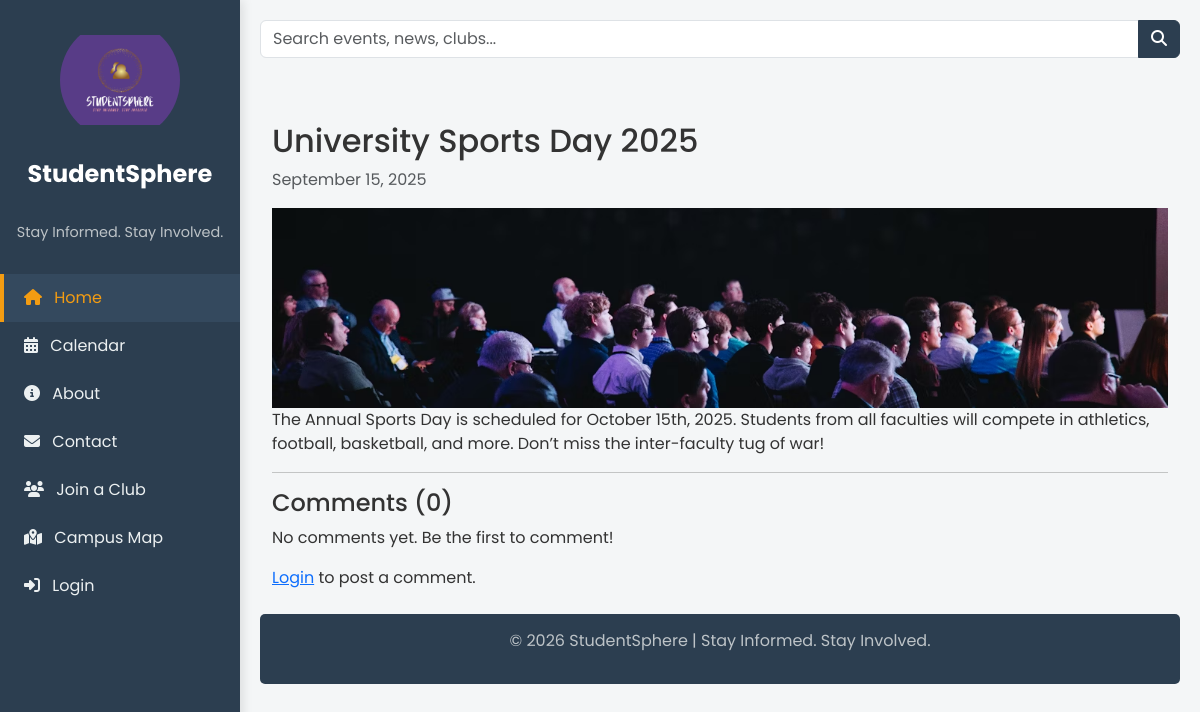
The page /post.php?id=12 on the database its author committed.
### tables this page shows
CREATE TABLE `posts` (
  `id` int(11) NOT NULL,
  `title` varchar(255) NOT NULL,
  `content` text NOT NULL,
  `author_id` int(11) DEFAULT NULL,
  `image_url` varchar(255) DEFAULT NULL,
  `image` varchar(255) DEFAULT NULL,
  `created_at` timestamp NOT NULL DEFAULT current_timestamp(),
  `updated_at` timestamp NOT NULL DEFAULT current_timestamp() ON UPDATE current_timestamp()
);

### post.php (the view, shortened to what this page needs)
<?php
require_once 'config.php';
$post_id = intval($_GET['id']);
$postStmt = $conn->prepare("SELECT * FROM posts WHERE id = ?");
$postStmt->bind_param("i", $post_id);
$postStmt->execute();
$postResult = $postStmt->get_result();
$post = $postResult->fetch_assoc();
$commentsStmt = $conn->prepare("
    SELECT u.name AS user_name, c.comment, c.created_at
    FROM comments c
    JOIN users u ON c.user_id = u.id
    WHERE c.post_id = ?
    ORDER BY c.created_at DESC
");
$commentsStmt->bind_param("i", $post_id);
$commentsStmt->execute();
$comments = $commentsStmt->get_result()->fetch_all(MYSQLI_ASSOC);
?>
<?php include 'header.php'; ?>
<?php include 'sidebar.php'; ?>
<div class="container mt-4">
    <h2><?php echo htmlspecialchars($post['title']); ?></h2>
    <p class="text-muted"><?php echo date("F j, Y", strtotime($post['created_at'])); ?></p>
    <?php if (!empty($post['image'])): ?>
<img src="uploads/posts/<?= htmlspecialchars($post['image']) ?>" class="news-img" alt="<?= htmlspecialchars($post['title']) ?>">
    <?php endif; ?>
    <p><?php echo nl2br(htmlspecialchars($post['content'])); ?></p>
    <hr>
    <h4 id="comments">Comments (<?php echo count($comments); ?>)</h4>
    <?php if (!empty($comments)): ?>
        <?php foreach ($comments as $c): ?>
            <div class="mb-3">
                <strong><?php echo htmlspecialchars($c['user_name']); ?></strong>
                <span class="text-muted" style="font-size: 0.9em;"><?php echo date("F j, Y, g:i a", strtotime($c['created_at'])); ?></span>
                <p><?php echo nl2br(htmlspecialchars($c['comment'])); ?></p>
            </div>
        <?php endforeach; ?>
    <?php else: ?>
        <p>No comments yet. Be the first to comment!</p>
    <?php endif; ?>
    <?php if (isset($_SESSION['user_id'])): ?>
        <form action="post.php?id=<?php echo $post_id; ?>#comments" method="post" class="mt-4">
            <div class="mb-3">
                <textarea name="comment" class="form-control" rows="3" placeholder="Write your comment..." required></textarea>
            </div>
            <button type="submit" class="btn btn-primary">Post Comment</button>
        </form>
    <?php else: ?>
        <p><a href="login.php">Login</a> to post a comment.</p>
    <?php endif; ?>
</div>
<?php include 'footer.php'; ?>

### style.css (style rules this page uses)
:root { --primary: #2c3e50; --accent: #f39c12; --secondary: #27ae60; --light: #f4f6f7; --dark: #2c3e50; }
body { font-family: 'Poppins', sans-serif; background-color: var(--light); color: #333; }
.news-img { height: 200px; object-fit: cover; width: 100%; }

### rows shown on the page
posts: title "University Sports Day 2025", created_at "September 15, 2025", image (picture), content "The Annual Sports Day is scheduled for October 15th, 2025. Students from all faculties will compete in athletics, football, basketball, and more. Don’t miss the inter-faculty tug of war!"

### other values the page prints
count($comments) "0"
